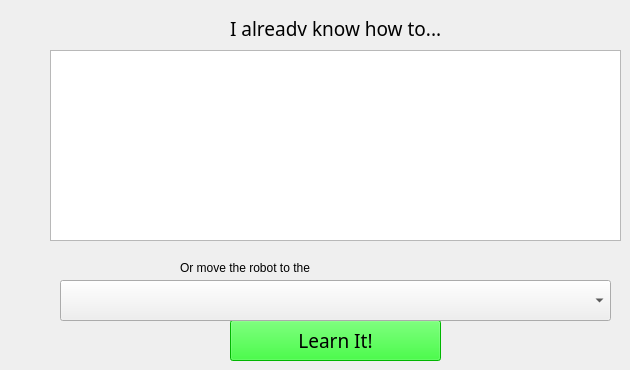
    <widget class="QWidget" name="tab_4">
     <attribute name="title">
      <string>Moving</string>
     </attribute>
     <widget class="QListView" name="moveKnowHowListView">
      <property name="geometry">
       <rect>
        <x>50</x>
        <y>50</y>
        <width>571</width>
        <height>191</height>
       </rect>
      </property>
     </widget>
     <widget class="QLabel" name="knowHowLabel_4">
      <property name="geometry">
       <rect>
        <x>230</x>
        <y>20</y>
        <width>261</width>
        <height>16</height>
       </rect>
      </property>
      <property name="font">
       <font>
        <family>Sans Serif</family>
        <pointsize>14</pointsize>
        <weight>50</weight>
        <italic>false</italic>
        <bold>false</bold>
       </font>
      </property>
      <property name="text">
       <string>I already know how to...</string>
      </property>
     </widget>
     <widget class="QPushButton" name="moveLearnItPushButton">
      <property name="geometry">
       <rect>
        <x>230</x>
        <y>320</y>
        <width>211</width>
        <height>41</height>
       </rect>
      </property>
      <property name="font">
       <font>
        <family>Sans Serif</family>
        <pointsize>14</pointsize>
        <weight>50</weight>
        <italic>false</italic>
        <bold>false</bold>
       </font>
      </property>
      <property name="styleSheet">
       <string notr="true">background-color: rgb(0, 255, 0);
color: rgb(0, 0, 0);</string>
      </property>
      <property name="text">
       <string>Learn It!</string>
      </property>
     </widget>
     <widget class="QComboBox" name="moveComboBox">
      <property name="geometry">
       <rect>
        <x>60</x>
        <y>280</y>
        <width>551</width>
        <height>41</height>
       </rect>
      </property>
      <property name="font">
       <font>
        <family>Sans Serif</family>
        <pointsize>14</pointsize>
        <weight>50</weight>
        <italic>false</italic>
        <bold>false</bold>
       </font>
      </property>
      <property name="editable">
       <bool>false</bool>
      </property>
     </widget>
     <widget class="QLabel" name="label_2">
      <property name="geometry">
       <rect>
        <x>180</x>
        <y>260</y>
        <width>281</width>
        <height>16</height>
       </rect>
      </property>
      <property name="text">
       <string>Or move the robot to the</string>
      </property>
     </widget>
    </widget>
